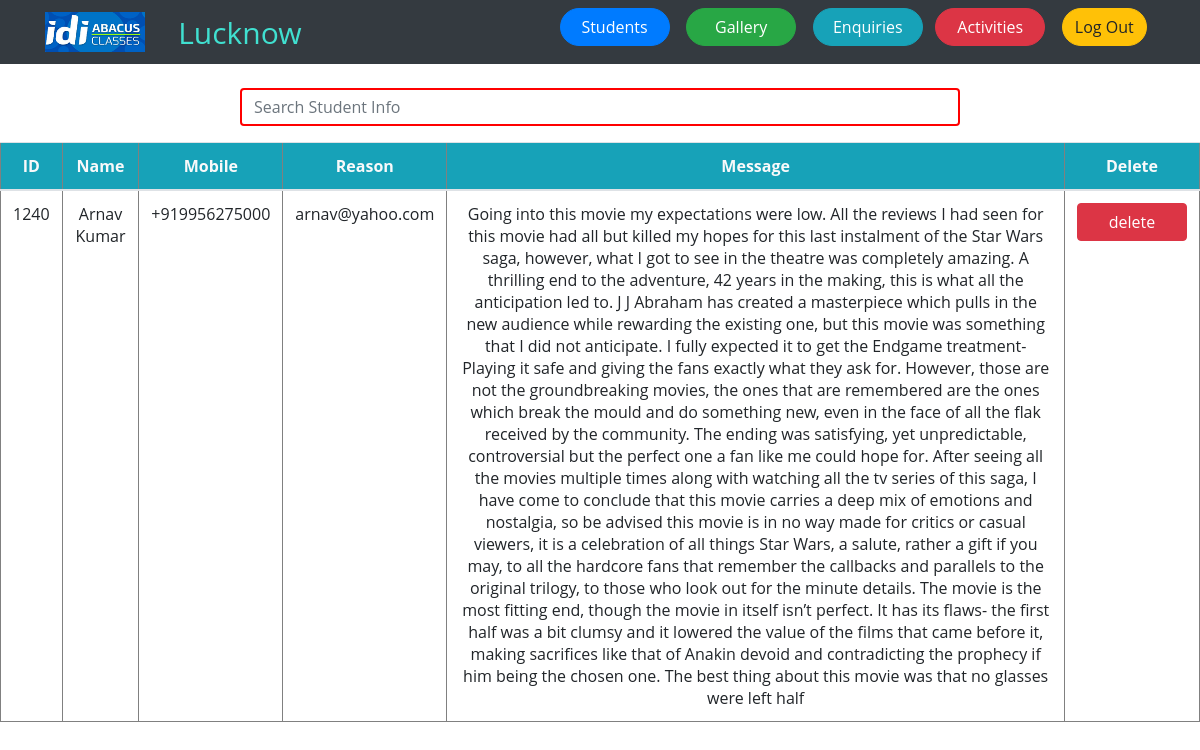
The app's page /allcontacts.php (signed in) with its own data.
### tables this page shows
CREATE TABLE `Contact` (
  `id` int(255) NOT NULL,
  `name` varchar(100) NOT NULL,
  `mobile` varchar(50) NOT NULL,
  `reason` varchar(100) NOT NULL,
  `message` text NOT NULL
);

### allcontacts.php (the view, shortened to what this page needs)
<html xmlns="http://www.w3.org/1999/xhtml">
<head>
<?php include('head.php');session_start();include('check_login.php');error_reporting(0);?>
</head>
<body>
<?php include "admin_header.php";?>
  <center>
  <form class="form-inline mx-auto d-block">
  <input class="form-control" id="myInput" type="text" placeholder="Search Student Info" style="width:60%;border: 2px solid red;">
  </form>
  </center>
  <div class="table-responsive">
<?php
include("conn.php");
$sql = "select * from Contact";
$result = mysqli_query($conn,$sql) or die(mysqli_error($conn));
echo "<table width='90%' align='center' border='1' class='table table-hover'>";
echo "<th class='bg-info text-light'><center>ID</center>
<th  class='bg-info text-light'><center>Name</center>
<th  class='bg-info text-light'><center>Mobile</center>
<th  class='bg-info text-light'><center>Reason</center>
<th  class='bg-info text-light'><center>Message</center>
<th  class='bg-info text-light'><center>Delete</center>";
echo '<tbody id="myTable">';
while($row = mysqli_fetch_array($result))
{
	echo "<tr align='center'>";
	echo "<td>$row[0] </td>";
	echo "<td>$row[1] </td>";
	echo "<td>$row[2] </td>";
	echo "<td>$row[3] </td>";
	echo "<td>$row[4] </td>";
	echo "<td> <a href='del_contacts.php?id=$row[0]'><button class='btn btn-danger' >delete</button</a></td>";
	echo "</tr>";
}
?>
</tbody>
</table>
</div>
</body>
</html>

### style.css (style rules this page uses)
:root { --primary-color: #74a035; --secondary-color: #ffa800; --tartiary-color: rgb(116,160,53, 0.9); --quarternary-color: rgb(65, 99, 18); --primary-font: 'Open Sans', sans-serif; }
body { font-family: var(--primary-font) !important; }

### admin_header.php (style rules this page uses)
button { width:110px; }

### records on screen
contact: id "1240", name "Arnav Kumar", mobile "+919956275000", reason "arnav@yahoo.com", message "Going into this movie my expectations were low. All the reviews I had seen for this movie had all but killed my hopes for this last instalment of the Star Wars saga, however, what I got to see in the theatre was completely amazing. A thrilling end to the adventure, 42 years in the making, this is what all the anticipation led to. J J Abraham has created a masterpiece which pulls in the new audience while rewarding the existing one, but this movie was something that I did not anticipate. I fully expected it to get the Endgame treatment- Playing it safe and giving the fans exactly what they ask for. However, those are not the groundbreaking movies, the ones that are remembered are the ones…"
